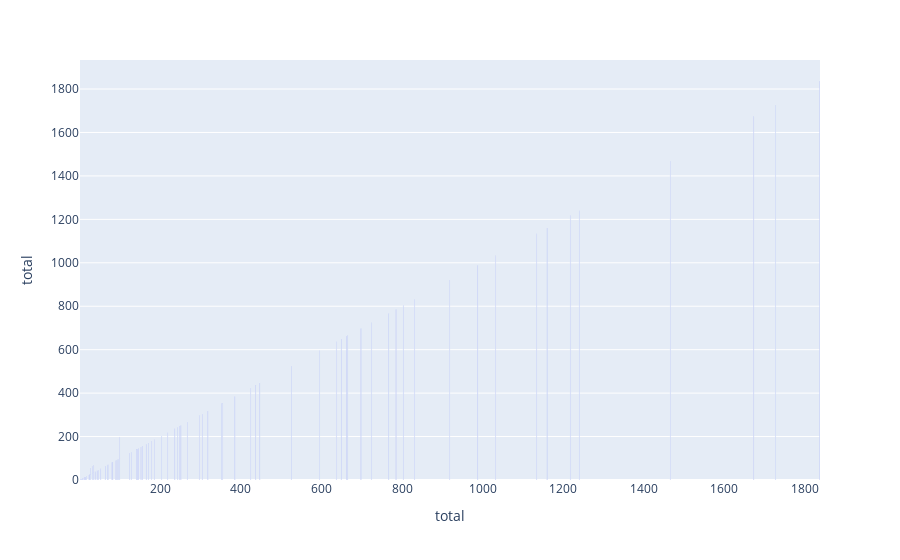

Source (notebook cell):
### Code cell
px.bar(states_daily, x='total', y='total')
